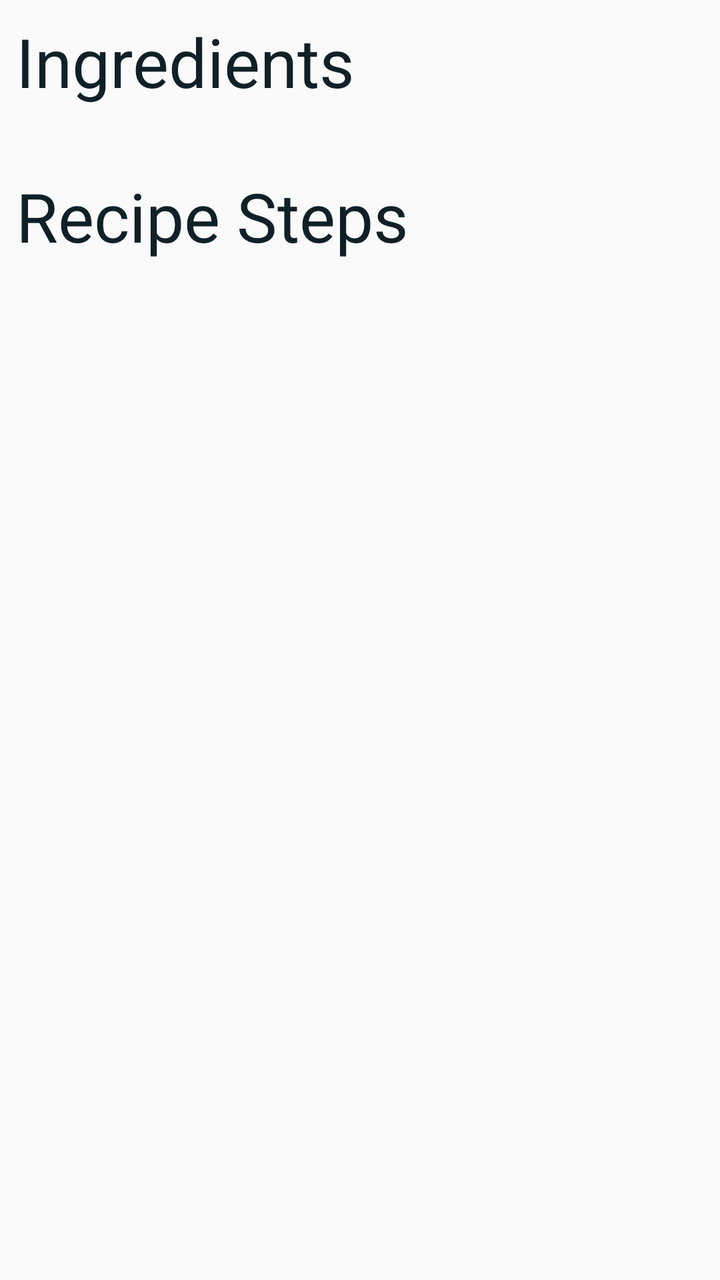
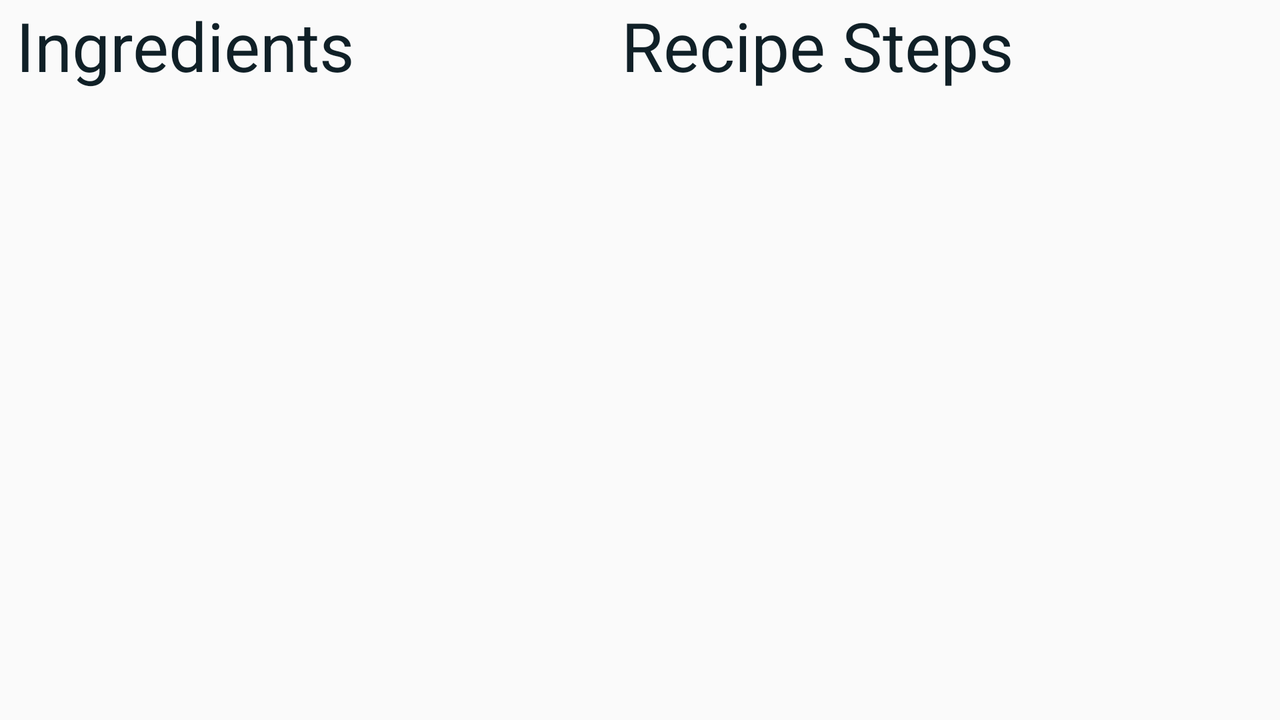

First picture: res/layout/ on a phone held upright. Second picture: the repository's own variant of that layout, on a device whose configuration matches the variant's folder. Source for both follows.
<!-- AndroidManifest.xml: application theme AppTheme -->
<!-- res/layout/fragment_instructions.xml -->
<?xml version="1.0" encoding="utf-8"?>
<LinearLayout xmlns:tools="http://schemas.android.com/tools"
    xmlns:android="http://schemas.android.com/apk/res/android"
    android:layout_width="match_parent"
    android:layout_height="match_parent"
    android:orientation="vertical"
    tools:context=".ui.InstructionsFragment">

        <TextView
            android:text="@string/ingredients_lv_header"
            android:layout_width="match_parent"
            android:layout_height="wrap_content"
            android:textAppearance="@style/TextAppearance.AppCompat.Display1"
            android:textColor="@color/colorPrimaryDark"
            android:layout_margin="@dimen/recipe_instructions_header_margin"/>

        <ListView
            android:id="@+id/ingredient_lv"
            android:layout_width="match_parent"
            android:layout_height="wrap_content"
            android:padding="@dimen/ingredient_lv_padding"
            android:layout_marginLeft="@dimen/fragment_instructions_list_left_margin"
            android:layout_marginStart="@dimen/fragment_instructions_list_left_margin"
            android:dividerHeight="0dp"
            android:divider="@null"/>

        <TextView
            android:layout_width="match_parent"
            android:layout_height="wrap_content"
            android:textAppearance="@style/TextAppearance.AppCompat.Display1"
            android:textColor="@color/colorPrimaryDark"
            android:text="@string/recipe_steps_header"
            android:layout_margin="@dimen/recipe_instructions_header_margin"/>

        <android.support.v7.widget.RecyclerView
            android:id="@+id/steps_rv"
            android:layout_width="match_parent"
            android:layout_height="wrap_content"
            android:layout_marginLeft="@dimen/fragment_instructions_list_left_margin"
            android:layout_marginStart="@dimen/fragment_instructions_list_left_margin"/>

</LinearLayout>
<!-- resources referenced by this layout -->
<resources>
  <color name="colorPrimaryDark">#102027</color>
  <dimen name="fragment_instructions_list_left_margin">8dp</dimen>
  <dimen name="ingredient_lv_padding">8dp</dimen>
  <dimen name="recipe_instructions_header_margin">8dp</dimen>
  <string name="ingredients_lv_header">Ingredients</string>
  <string name="recipe_steps_header">Recipe Steps</string>
  <style name="AppTheme" parent="Theme.AppCompat.Light.DarkActionBar">
          
          <item name="colorPrimary">@color/colorPrimary</item>
          <item name="colorPrimaryDark">@color/colorPrimaryDark</item>
          <item name="colorAccent">@color/colorAccent</item>
      </style>
  <color name="colorPrimary">#37474f</color>
  <color name="colorAccent">#62727b</color>
</resources>
<!-- res/layout-land/fragment_instructions.xml (the repository's variant of the layout above) -->
<!-- drawn on the phone turned sideways -->
<?xml version="1.0" encoding="utf-8"?>
<android.support.constraint.ConstraintLayout xmlns:android="http://schemas.android.com/apk/res/android"
    android:layout_width="match_parent"
    android:layout_height="match_parent"
    xmlns:app="http://schemas.android.com/apk/res-auto">

    <TextView
        android:id="@+id/ingredients_header_tv"
        android:text="@string/ingredients_lv_header"
        android:layout_width="0dp"
        android:layout_height="wrap_content"
        app:layout_constraintHorizontal_weight="1"
        android:textAppearance="@style/TextAppearance.AppCompat.Display1"
        android:textColor="@color/colorPrimaryDark"
        android:layout_margin="@dimen/recipe_instructions_header_margin"
        app:layout_constraintStart_toStartOf="parent"
        app:layout_constraintLeft_toLeftOf="parent"
        app:layout_constraintRight_toLeftOf="@id/recipe_steps_header"/>

    <ListView
        android:id="@+id/ingredient_lv"
        android:layout_width="0dp"
        android:layout_height="0dp"
        android:padding="@dimen/ingredient_lv_padding"
        android:dividerHeight="0dp"
        android:divider="@null"
        app:layout_constraintTop_toBottomOf="@id/ingredients_header_tv"
        app:layout_constraintLeft_toLeftOf="@id/ingredients_header_tv"
        app:layout_constraintRight_toLeftOf="@id/steps_rv"
        app:layout_constraintBottom_toBottomOf="parent"/>

    <TextView
        android:id="@+id/recipe_steps_header"
        android:layout_width="wrap_content"
        android:layout_height="wrap_content"
        app:layout_constraintHorizontal_weight="2"
        android:textAppearance="@style/TextAppearance.AppCompat.Display1"
        android:textColor="@color/colorPrimaryDark"
        android:text="@string/recipe_steps_header"
        android:layout_margin="@dimen/recipe_instructions_header_margin"
        app:layout_constraintLeft_toRightOf="@id/ingredients_header_tv"
        app:layout_constraintRight_toRightOf="parent"/>

    <android.support.v7.widget.RecyclerView
        android:id="@+id/steps_rv"
        android:layout_width="0dp"
        android:layout_height="0dp"
        app:layout_constraintTop_toBottomOf="@id/recipe_steps_header"
        app:layout_constraintBottom_toBottomOf="parent"
        app:layout_constraintLeft_toLeftOf="@id/recipe_steps_header"
        app:layout_constraintRight_toRightOf="parent"/>

</android.support.constraint.ConstraintLayout>
<!-- resources referenced by the variant -->
<!-- as the phone turned sideways resolves them -->
<resources>
  <color name="colorPrimaryDark">#102027</color>
  <dimen name="ingredient_lv_padding">8dp</dimen>
  <dimen name="recipe_instructions_header_margin">8dp</dimen>
  <string name="ingredients_lv_header">Ingredients</string>
  <string name="recipe_steps_header">Recipe Steps</string>
  <style name="AppTheme" parent="Theme.AppCompat.Light.DarkActionBar">
          
          <item name="colorPrimary">@color/colorPrimary</item>
          <item name="colorPrimaryDark">@color/colorPrimaryDark</item>
          <item name="colorAccent">@color/colorAccent</item>
      </style>
  <color name="colorPrimary">#37474f</color>
  <color name="colorAccent">#62727b</color>
</resources>
